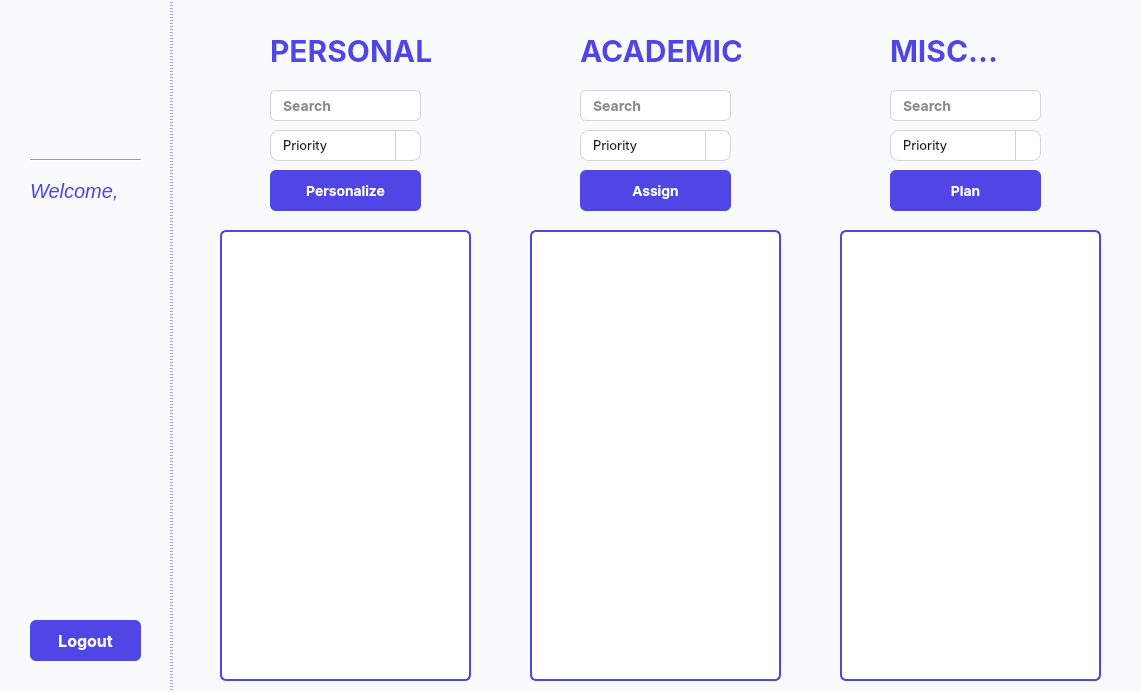
<?xml version="1.0" encoding="UTF-8"?>
<ui version="4.0">
 <class>Dialog</class>
 <widget class="QDialog" name="Dialog">
  <property name="geometry">
   <rect>
    <x>0</x>
    <y>0</y>
    <width>1141</width>
    <height>692</height>
   </rect>
  </property>
  <property name="windowTitle">
   <string>Dialog</string>
  </property>
  <property name="styleSheet">
   <string notr="true">/* Entire Dialog */
QDialog {
    background-color: #F9FAFB;
    color: #111827; /* Dark gray, highly readable */
}

/* Labels */
QLabel {
    color: #1F2937; /* Stronger label color */
}

/* Text Fields */
QLineEdit {
    background-color: #FFFFFF;
    border: 1px solid #D1D5DB;
    border-radius: 6px;
    padding: 6px 10px;
    font-size: 14px;
    color: #111827; /* Input text */
}

QPushButton:hover {
    background-color: #4338CA;
}
QPushButton:pressed {
    background-color: #3730A3;
}

/* Optional: Secondary Button */
QPushButton#secondaryButton {
    background-color: #E5E7EB;
    color: #1F2937;
}
QPushButton#secondaryButton:hover {
    background-color: #D1D5DB;
}

QTableWidget {
    background-color: #FFFFFF;
    border: 1px solid #D1D5DB;
    border-radius: 6px;
    padding: 6px 10px;
    font-size: 14px;
    color: #111827; /* Input text */
}
</string>
  </property>
  <widget class="QPushButton" name="firstAuthenticatedButton">
   <property name="geometry">
    <rect>
     <x>20</x>
     <y>260</y>
     <width>141</width>
     <height>181</height>
    </rect>
   </property>
   <property name="font">
    <font>
     <family>MS UI Gothic</family>
     <pointsize>-1</pointsize>
     <weight>62</weight>
     <bold>true</bold>
    </font>
   </property>
   <property name="styleSheet">
    <string notr="true">QPushButton {
    background-color: transparent;
    border: none;
    color: #FFFFFF;
    border-radius: 6px;
    padding: 8px 14px;
    font-size: 14px;
    font-weight: 500;
}</string>
   </property>
   <property name="text">
    <string/>
   </property>
   <property name="icon">
    <iconset>
     <normaloff>../Assets/todo_Icon.png</normaloff>../Assets/todo_Icon.png</iconset>
   </property>
   <property name="iconSize">
    <size>
     <width>128</width>
     <height>128</height>
    </size>
   </property>
  </widget>
  <widget class="QPushButton" name="thirdAuthenticatedButton">
   <property name="geometry">
    <rect>
     <x>20</x>
     <y>440</y>
     <width>141</width>
     <height>110</height>
    </rect>
   </property>
   <property name="styleSheet">
    <string notr="true">QPushButton {
    background-color: transparent;
    border: none;
    color: #FFFFFF;
    border-radius: 6px;
    padding: 8px 14px;
    font-size: 14px;
    font-weight: 500;
}</string>
   </property>
   <property name="text">
    <string/>
   </property>
   <property name="icon">
    <iconset>
     <normaloff>../Assets/calendar_Icon.png</normaloff>../Assets/calendar_Icon.png</iconset>
   </property>
   <property name="iconSize">
    <size>
     <width>128</width>
     <height>128</height>
    </size>
   </property>
  </widget>
  <widget class="QPushButton" name="fourthAuthenticatedButton">
   <property name="geometry">
    <rect>
     <x>30</x>
     <y>620</y>
     <width>111</width>
     <height>41</height>
    </rect>
   </property>
   <property name="font">
    <font>
     <family>Inter</family>
     <pointsize>12</pointsize>
     <weight>75</weight>
     <bold>true</bold>
    </font>
   </property>
   <property name="styleSheet">
    <string notr="true">QPushButton#fourthAuthenticatedButton {
     background-color: #4F46E5;  /* Very dark gray */
    color: white;
    border-radius: 6px;
    padding: 6px 12px;
}

QPushButton#fourthAuthenticatedButton:hover {
    background-color: #111827;  /* Even darker on hover */
}
</string>
   </property>
   <property name="text">
    <string>Logout</string>
   </property>
  </widget>
  <widget class="Line" name="line">
   <property name="geometry">
    <rect>
     <x>170</x>
     <y>-10</y>
     <width>3</width>
     <height>791</height>
    </rect>
   </property>
   <property name="styleSheet">
    <string notr="true">border: 1px dotted #4F46E5;</string>
   </property>
   <property name="orientation">
    <enum>Qt::Vertical</enum>
   </property>
  </widget>
  <widget class="Line" name="line_2">
   <property name="geometry">
    <rect>
     <x>30</x>
     <y>150</y>
     <width>111</width>
     <height>20</height>
    </rect>
   </property>
   <property name="orientation">
    <enum>Qt::Horizontal</enum>
   </property>
  </widget>
  <widget class="QLabel" name="label_4">
   <property name="geometry">
    <rect>
     <x>270</x>
     <y>30</y>
     <width>161</width>
     <height>41</height>
    </rect>
   </property>
   <property name="font">
    <font>
     <family>Inter</family>
     <pointsize>-1</pointsize>
     <weight>75</weight>
     <bold>true</bold>
    </font>
   </property>
   <property name="styleSheet">
    <string notr="true">font-size: 30px;
color: #4F46E5;
</string>
   </property>
   <property name="text">
    <string>PERSONAL</string>
   </property>
  </widget>
  <widget class="QLabel" name="label_5">
   <property name="geometry">
    <rect>
     <x>580</x>
     <y>30</y>
     <width>161</width>
     <height>41</height>
    </rect>
   </property>
   <property name="font">
    <font>
     <family>Inter</family>
     <pointsize>-1</pointsize>
     <weight>75</weight>
     <bold>true</bold>
    </font>
   </property>
   <property name="styleSheet">
    <string notr="true">font-size: 30px;
color: #4F46E5;
</string>
   </property>
   <property name="text">
    <string>ACADEMIC</string>
   </property>
  </widget>
  <widget class="QLabel" name="label_6">
   <property name="geometry">
    <rect>
     <x>890</x>
     <y>30</y>
     <width>111</width>
     <height>41</height>
    </rect>
   </property>
   <property name="font">
    <font>
     <family>Inter</family>
     <pointsize>-1</pointsize>
     <weight>75</weight>
     <bold>true</bold>
    </font>
   </property>
   <property name="styleSheet">
    <string notr="true">font-size: 30px;
color: #4F46E5;
</string>
   </property>
   <property name="text">
    <string>MISC...</string>
   </property>
  </widget>
  <widget class="QTableWidget" name="personalTable">
   <property name="geometry">
    <rect>
     <x>220</x>
     <y>230</y>
     <width>251</width>
     <height>451</height>
    </rect>
   </property>
   <property name="styleSheet">
    <string notr="true">QTableWidget{
	border: 2px solid #4F46E5;
}
QScrollBar:vertical, QScrollBar:horizontal {
        background: transparent;
        width: 0px;
        height: 0px;
    }

QToolTip {
    font-size: 18px;
    color: white;
    background-color: #333;
    border: 1px solid #aaa;
    padding: 6px;
    border-radius: 4px;
}

</string>
   </property>
  </widget>
  <widget class="QTableWidget" name="academicTable">
   <property name="geometry">
    <rect>
     <x>530</x>
     <y>230</y>
     <width>251</width>
     <height>451</height>
    </rect>
   </property>
   <property name="styleSheet">
    <string notr="true">
QTableWidget{
	border: 2px solid #4F46E5;
}

QScrollBar:vertical, QScrollBar:horizontal {
        background: transparent;
        width: 0px;
        height: 0px;
    }</string>
   </property>
  </widget>
  <widget class="QTableWidget" name="miscTable">
   <property name="geometry">
    <rect>
     <x>840</x>
     <y>230</y>
     <width>261</width>
     <height>451</height>
    </rect>
   </property>
   <property name="sizePolicy">
    <sizepolicy hsizetype="Fixed" vsizetype="Fixed">
     <horstretch>0</horstretch>
     <verstretch>0</verstretch>
    </sizepolicy>
   </property>
   <property name="styleSheet">
    <string notr="true">
QTableWidget{
	border: 2px solid #4F46E5;
}

QScrollBar:vertical, QScrollBar:horizontal {
        background: transparent;
        width: 0px;
        height: 0px;
    }</string>
   </property>
  </widget>
  <widget class="QComboBox" name="personalBox">
   <property name="geometry">
    <rect>
     <x>270</x>
     <y>130</y>
     <width>151</width>
     <height>31</height>
    </rect>
   </property>
   <property name="font">
    <font>
     <family>Inter</family>
     <pointsize>-1</pointsize>
     <weight>50</weight>
     <bold>false</bold>
    </font>
   </property>
   <property name="toolTipDuration">
    <number>-1</number>
   </property>
   <property name="styleSheet">
    <string notr="true">QComboBox {
    border: 1px solid #D1D5DB;
    border-radius: 8px;
    padding: 6px 12px;
    background-color: #FFFFFF;
    font-family: 'Inter';
    font-size: 13px;
    color: #111827;
}

QComboBox::drop-down {
    subcontrol-origin: padding;
    subcontrol-position: top right;
    width: 24px;
    border-left: 1px solid #D1D5DB;
}

QComboBox::down-arrow {
    image: url(&quot;C:/Users/Admin/Desktop/CC15---ELISTA-main/UserInterface/arrow-down.png&quot;);
    width: 12px;
    height: 12px;
}</string>
   </property>
   <item>
    <property name="text">
     <string>Priority</string>
    </property>
   </item>
   <item>
    <property name="text">
     <string>Deadline</string>
    </property>
   </item>
   <item>
    <property name="text">
     <string>Status</string>
    </property>
   </item>
  </widget>
  <widget class="QComboBox" name="academicBox">
   <property name="geometry">
    <rect>
     <x>580</x>
     <y>130</y>
     <width>151</width>
     <height>31</height>
    </rect>
   </property>
   <property name="font">
    <font>
     <family>Inter</family>
     <pointsize>-1</pointsize>
    </font>
   </property>
   <property name="styleSheet">
    <string notr="true">QComboBox {
    border: 1px solid #D1D5DB;
    border-radius: 8px;
    padding: 6px 12px;
    background-color: #FFFFFF;
    font-family: 'Inter';
    font-size: 13px;
    color: #111827;
}

QComboBox::drop-down {
    subcontrol-origin: padding;
    subcontrol-position: top right;
    width: 24px;
    border-left: 1px solid #D1D5DB;
}

QComboBox::down-arrow {
    image: url(&quot;C:/Users/Admin/Desktop/CC15---ELISTA-main/UserInterface/arrow-down.png&quot;);
    width: 12px;
    height: 12px;
}</string>
   </property>
   <item>
    <property name="text">
     <string>Priority</string>
    </property>
   </item>
   <item>
    <property name="text">
     <string>Deadline</string>
    </property>
   </item>
   <item>
    <property name="text">
     <string>Status</string>
    </property>
   </item>
  </widget>
  <widget class="QComboBox" name="miscBox">
   <property name="geometry">
    <rect>
     <x>890</x>
     <y>130</y>
     <width>151</width>
     <height>31</height>
    </rect>
   </property>
   <property name="font">
    <font>
     <family>Inter</family>
     <pointsize>-1</pointsize>
    </font>
   </property>
   <property name="styleSheet">
    <string notr="true">QComboBox {
    border: 1px solid #D1D5DB;
    border-radius: 8px;
    padding: 6px 12px;
    background-color: #FFFFFF;
    font-family: 'Inter';
    font-size: 13px;
    color: #111827;
}

QComboBox::drop-down {
    subcontrol-origin: padding;
    subcontrol-position: top right;
    width: 24px;
    border-left: 1px solid #D1D5DB;
}

QComboBox::down-arrow {
    image: url(&quot;C:/Users/Admin/Desktop/CC15---ELISTA-main/UserInterface/arrow-down.png&quot;);
    width: 12px;
    height: 12px;
}</string>
   </property>
   <item>
    <property name="text">
     <string>Priority</string>
    </property>
   </item>
   <item>
    <property name="text">
     <string>Deadline</string>
    </property>
   </item>
   <item>
    <property name="text">
     <string>Status</string>
    </property>
   </item>
  </widget>
  <widget class="QPushButton" name="personalizeAuthenticatedButton">
   <property name="geometry">
    <rect>
     <x>270</x>
     <y>170</y>
     <width>151</width>
     <height>41</height>
    </rect>
   </property>
   <property name="font">
    <font>
     <family>Inter</family>
     <pointsize>-1</pointsize>
     <weight>62</weight>
     <bold>true</bold>
    </font>
   </property>
   <property name="styleSheet">
    <string notr="true">QPushButton {
    background-color: #4F46E5;
    border: none;
    color: #FFFFFF;
    border-radius: 6px;
    padding: 8px 14px;
    font-size: 14px;
    font-weight: 500;
}</string>
   </property>
   <property name="text">
    <string>Personalize</string>
   </property>
  </widget>
  <widget class="QPushButton" name="AssignAuthenticatedButton">
   <property name="geometry">
    <rect>
     <x>580</x>
     <y>170</y>
     <width>151</width>
     <height>41</height>
    </rect>
   </property>
   <property name="font">
    <font>
     <family>Inter</family>
     <pointsize>-1</pointsize>
     <weight>62</weight>
     <bold>true</bold>
    </font>
   </property>
   <property name="styleSheet">
    <string notr="true">QPushButton {
    background-color: #4F46E5;
    border: none;
    color: #FFFFFF;
    border-radius: 6px;
    padding: 8px 14px;
    font-size: 14px;
    font-weight: 500;
}</string>
   </property>
   <property name="text">
    <string>Assign</string>
   </property>
  </widget>
  <widget class="QPushButton" name="MiscAuthenticatedButton">
   <property name="geometry">
    <rect>
     <x>890</x>
     <y>170</y>
     <width>151</width>
     <height>41</height>
    </rect>
   </property>
   <property name="font">
    <font>
     <family>Inter</family>
     <pointsize>-1</pointsize>
     <weight>62</weight>
     <bold>true</bold>
    </font>
   </property>
   <property name="styleSheet">
    <string notr="true">QPushButton {
    background-color: #4F46E5;
    border: none;
    color: #FFFFFF;
    border-radius: 6px;
    padding: 8px 14px;
    font-size: 14px;
    font-weight: 500;
}</string>
   </property>
   <property name="text">
    <string>Plan</string>
   </property>
  </widget>
  <widget class="QLineEdit" name="personalSearchBox">
   <property name="geometry">
    <rect>
     <x>270</x>
     <y>90</y>
     <width>151</width>
     <height>31</height>
    </rect>
   </property>
   <property name="font">
    <font>
     <family>Inter</family>
     <pointsize>-1</pointsize>
     <weight>75</weight>
     <italic>false</italic>
     <bold>true</bold>
    </font>
   </property>
   <property name="styleSheet">
    <string notr="true">font: bold;</string>
   </property>
   <property name="text">
    <string/>
   </property>
   <property name="placeholderText">
    <string>Search</string>
   </property>
  </widget>
  <widget class="QLineEdit" name="academicSearchBox">
   <property name="geometry">
    <rect>
     <x>580</x>
     <y>90</y>
     <width>151</width>
     <height>31</height>
    </rect>
   </property>
   <property name="font">
    <font>
     <family>Inter</family>
     <pointsize>-1</pointsize>
     <weight>75</weight>
     <italic>false</italic>
     <bold>true</bold>
    </font>
   </property>
   <property name="styleSheet">
    <string notr="true">font: bold;</string>
   </property>
   <property name="text">
    <string/>
   </property>
   <property name="placeholderText">
    <string>Search</string>
   </property>
  </widget>
  <widget class="QLineEdit" name="miscSearchBox">
   <property name="geometry">
    <rect>
     <x>890</x>
     <y>90</y>
     <width>151</width>
     <height>31</height>
    </rect>
   </property>
   <property name="font">
    <font>
     <family>Inter</family>
     <pointsize>-1</pointsize>
     <weight>75</weight>
     <italic>false</italic>
     <bold>true</bold>
    </font>
   </property>
   <property name="styleSheet">
    <string notr="true">font: bold;</string>
   </property>
   <property name="text">
    <string/>
   </property>
   <property name="placeholderText">
    <string>Search</string>
   </property>
  </widget>
  <widget class="QLabel" name="label">
   <property name="geometry">
    <rect>
     <x>-50</x>
     <y>-30</y>
     <width>281</width>
     <height>271</height>
    </rect>
   </property>
   <property name="text">
    <string/>
   </property>
   <property name="pixmap">
    <pixmap>logonew.png</pixmap>
   </property>
   <property name="scaledContents">
    <bool>true</bool>
   </property>
  </widget>
  <widget class="QLabel" name="authenticatedNameLabel">
   <property name="geometry">
    <rect>
     <x>30</x>
     <y>210</y>
     <width>151</width>
     <height>31</height>
    </rect>
   </property>
   <property name="styleSheet">
    <string notr="true">color: #4F46E5;
font-size: 25px;
font: bold;</string>
   </property>
   <property name="text">
    <string/>
   </property>
  </widget>
  <widget class="QLabel" name="label_2">
   <property name="geometry">
    <rect>
     <x>1040</x>
     <y>180</y>
     <width>47</width>
     <height>13</height>
    </rect>
   </property>
   <property name="text">
    <string/>
   </property>
  </widget>
  <widget class="QLabel" name="label_7">
   <property name="geometry">
    <rect>
     <x>170</x>
     <y>-50</y>
     <width>1251</width>
     <height>791</height>
    </rect>
   </property>
   <property name="text">
    <string/>
   </property>
   <property name="pixmap">
    <pixmap>bg.png</pixmap>
   </property>
   <property name="scaledContents">
    <bool>true</bool>
   </property>
  </widget>
  <widget class="QLabel" name="sideBackground">
   <property name="geometry">
    <rect>
     <x>-1020</x>
     <y>-90</y>
     <width>1191</width>
     <height>791</height>
    </rect>
   </property>
   <property name="text">
    <string/>
   </property>
   <property name="pixmap">
    <pixmap>../Assets/sideBackground.jpg</pixmap>
   </property>
   <property name="scaledContents">
    <bool>true</bool>
   </property>
  </widget>
  <widget class="QLabel" name="mainBackground">
   <property name="geometry">
    <rect>
     <x>180</x>
     <y>-271</y>
     <width>1251</width>
     <height>971</height>
    </rect>
   </property>
   <property name="text">
    <string/>
   </property>
   <property name="pixmap">
    <pixmap>../Assets/mainBackground.jpg</pixmap>
   </property>
   <property name="scaledContents">
    <bool>true</bool>
   </property>
  </widget>
  <widget class="QLabel" name="label_3">
   <property name="geometry">
    <rect>
     <x>30</x>
     <y>170</y>
     <width>121</width>
     <height>41</height>
    </rect>
   </property>
   <property name="styleSheet">
    <string notr="true">color: #4F46E5;
font-size: 20px;
font: italic;</string>
   </property>
   <property name="text">
    <string>Welcome,</string>
   </property>
  </widget>
  <zorder>mainBackground</zorder>
  <zorder>sideBackground</zorder>
  <zorder>firstAuthenticatedButton</zorder>
  <zorder>label_7</zorder>
  <zorder>label</zorder>
  <zorder>authenticatedNameLabel</zorder>
  <zorder>thirdAuthenticatedButton</zorder>
  <zorder>fourthAuthenticatedButton</zorder>
  <zorder>line</zorder>
  <zorder>line_2</zorder>
  <zorder>label_4</zorder>
  <zorder>label_6</zorder>
  <zorder>personalTable</zorder>
  <zorder>academicTable</zorder>
  <zorder>miscTable</zorder>
  <zorder>personalBox</zorder>
  <zorder>academicBox</zorder>
  <zorder>miscBox</zorder>
  <zorder>personalizeAuthenticatedButton</zorder>
  <zorder>AssignAuthenticatedButton</zorder>
  <zorder>MiscAuthenticatedButton</zorder>
  <zorder>personalSearchBox</zorder>
  <zorder>academicSearchBox</zorder>
  <zorder>miscSearchBox</zorder>
  <zorder>label_2</zorder>
  <zorder>label_5</zorder>
  <zorder>label_3</zorder>
 </widget>
 <resources/>
 <connections/>
</ui>
